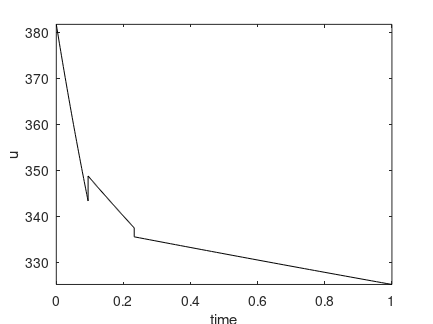
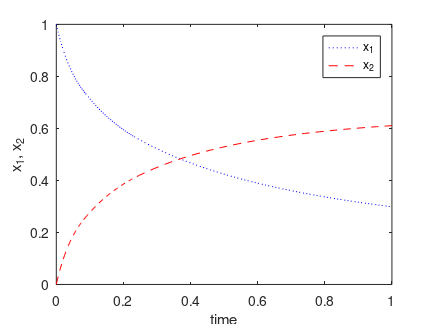

Recreate these plots in MATLAB, in order.
load optimprofiles tplot uplot xplot
uplot = 2500./uplot;

% ploting
%..........................................................................
plot(tplot,uplot,'k')
title('')
xlabel('time')
ylabel('u')
axis tight %([0 1 298 398])
set(1,'PaperUnits','centimeters')
set(1,'PaperPosition',[3 10 11 8.25])

print -depsc u_523daea.eps
pause

plot(tplot,xplot(:,1),'b:',tplot,xplot(:,2),'r--')
title('')
xlabel('time')
ylabel('x_1, x_2')
legend('x_1','x_2')
axis tight %([0 1 0 1])
set(1,'PaperUnits','centimeters')
set(1,'PaperPosition',[3 10 11 8.25])

print -depsc x12_523daea.eps
pause
close
%..........................................................................